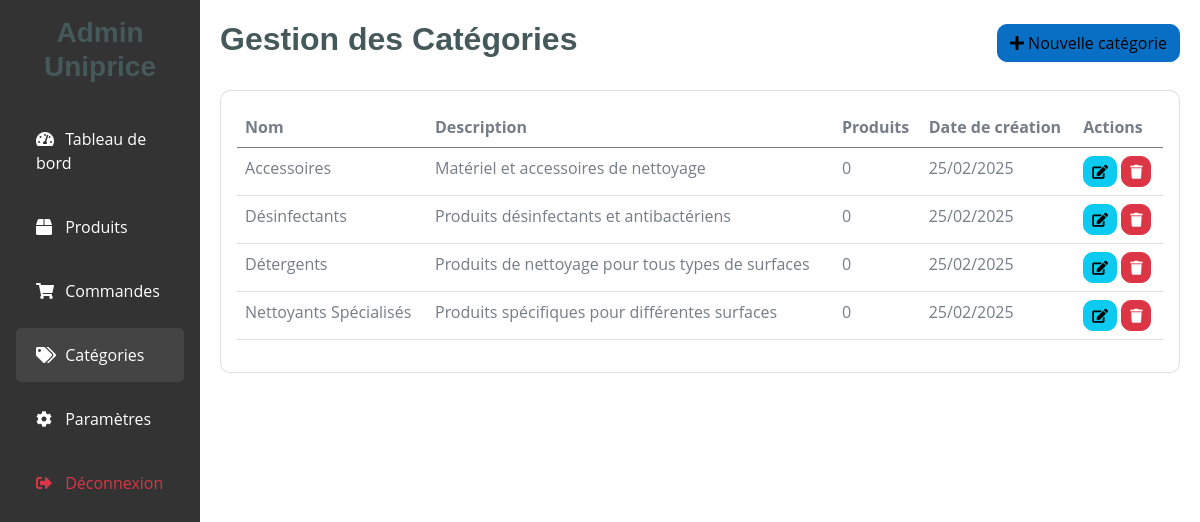
/admin/categories.php (signed in), run on the app's committed database.
### tables this page shows
CREATE TABLE IF NOT EXISTS categories (
    id INT AUTO_INCREMENT PRIMARY KEY,
    name VARCHAR(100) NOT NULL,
    description TEXT,
    created DATETIME DEFAULT CURRENT_TIMESTAMP,
    modified DATETIME DEFAULT CURRENT_TIMESTAMP ON UPDATE CURRENT_TIMESTAMP
);

### admin/categories.php (the view, shortened to what this page needs)
<?php
$database = new Database();
$db = $database->getConnection();
$query = "SELECT c.*,
          (SELECT COUNT(*) FROM products WHERE category_id = c.id) as products_count
          FROM categories c
          ORDER BY c.name";
$stmt = $db->prepare($query);
$stmt->execute();
$categories = $stmt->fetchAll(PDO::FETCH_ASSOC);
?>
<!DOCTYPE html>
<html lang="fr">
<head>
    <link href="../css/bootstrap.min.css" rel="stylesheet">
    <link href="https://cdnjs.cloudflare.com/ajax/libs/font-awesome/5.10.0/css/all.min.css" rel="stylesheet">
</head>
<body>
    <div class="container-fluid">
        <div class="row">
            <div class="col-md-3 col-lg-2 px-0 position-fixed sidebar">
                <div class="p-3">
                    <h3 class="text-center mb-4">Admin Uniprice</h3>
                    <nav class="nav flex-column">
                        <a class="nav-link" href="dashboard.php">
                            <i class="fas fa-tachometer-alt"></i> Tableau de bord
                        </a>
                        <a class="nav-link" href="products.php">
                            <i class="fas fa-box"></i> Produits
                        </a>
                        <a class="nav-link" href="orders.php">
                            <i class="fas fa-shopping-cart"></i> Commandes
                        </a>
                        <a class="nav-link active" href="categories.php">
                            <i class="fas fa-tags"></i> Catégories
                        </a>
                        <a class="nav-link" href="settings.php">
                            <i class="fas fa-cog"></i> Paramètres
                        </a>
                        <a class="nav-link text-danger" href="logout.php">
                            <i class="fas fa-sign-out-alt"></i> Déconnexion
                        </a>
                    </nav>
                </div>
            </div>
            <div class="col-md-9 col-lg-10 ms-auto main-content">
                <div class="d-flex justify-content-between align-items-center mb-4">
                    <h2>Gestion des Catégories</h2>
                    <button type="button" class="btn btn-primary" data-bs-toggle="modal" data-bs-target="#addCategoryModal">
                        <i class="fas fa-plus"></i> Nouvelle catégorie
                    </button>
                </div>
                <div class="card">
                    <div class="card-body">
                        <div class="table-responsive">
                            <table class="table">
                                <thead>
                                    <tr>
                                        <th>Nom</th>
                                        <th>Description</th>
                                        <th>Produits</th>
                                        <th>Date de création</th>
                                        <th>Actions</th>
                                    </tr>
                                </thead>
                                <tbody>
                                    <?php foreach ($categories as $category): ?>
                                        <tr>
                                            <td><?php echo $category['name']; ?></td>
                                            <td><?php echo $category['description']; ?></td>
                                            <td><?php echo $category['products_count']; ?></td>
                                            <td><?php echo date('d/m/Y', strtotime($category['created'])); ?></td>
                                            <td>
                                                <button type="button" class="btn btn-sm btn-info"
                                                        data-bs-toggle="modal"
                                                        data-bs-target="#editCategoryModal"
                                                        data-id="<?php echo $category['id']; ?>"
                                                        data-name="<?php echo $category['name']; ?>"
                                                        data-description="<?php echo $category['description']; ?>">
                                                    <i class="fas fa-edit"></i>
                                                </button>
                                                <button type="button" class="btn btn-sm btn-danger"
                                                        onclick="deleteCategory(<?php echo $category['id']; ?>)"
                                                        <?php echo $category['products_count'] > 0 ? 'disabled' : ''; ?>>
                                                    <i class="fas fa-trash"></i>
                                                </button>
                                            </td>
                                        </tr>
                                    <?php endforeach; ?>
                                </tbody>
                            </table>
                        </div>
                    </div>
                </div>
            </div>
        </div>
    </div>
</body>
</html>

### admin/categories.php (style rules this page uses)
.sidebar { min-height: 100vh; background: #333; color: white; }
.sidebar .nav-link { color: white; padding: 15px 20px; border-radius: 5px; margin: 5px 0; }
.sidebar .nav-link:hover, .sidebar .nav-link.active { background: #444; }
.sidebar .nav-link i { width: 25px; }
.main-content { padding: 20px; }

### data on the page
categories: name "Accessoires", description "Matériel et accessoires de nettoyage", products_count "0", created "25/02/2025"
categories: name "Désinfectants", description "Produits désinfectants et antibactériens", products_count "0", created "25/02/2025"
categories: name "Détergents", description "Produits de nettoyage pour tous types de surfaces", products_count "0", created "25/02/2025"
categories: name "Nettoyants Spécialisés", description "Produits spécifiques pour différentes surfaces", products_count "0", created "25/02/2025"
